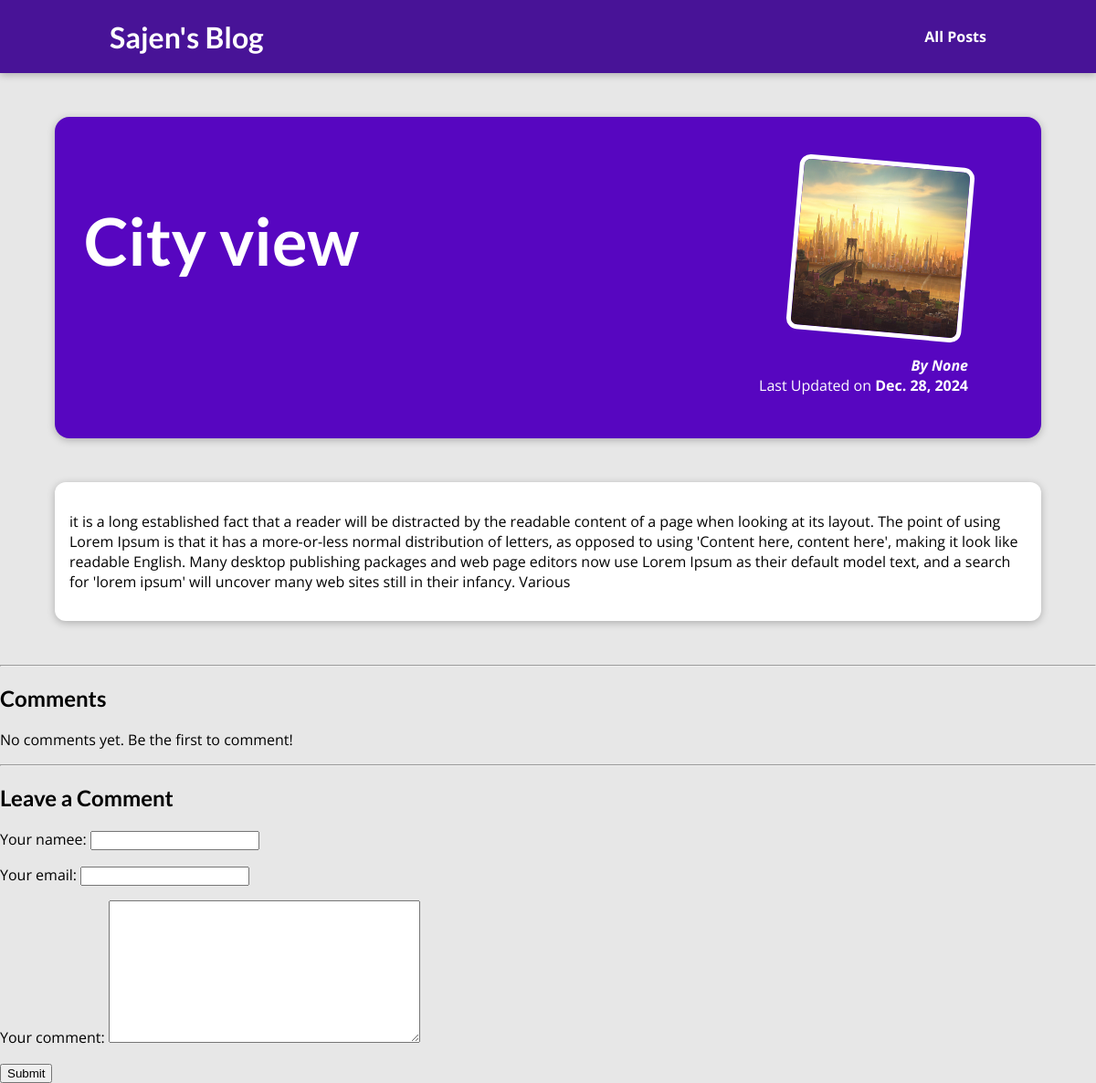
The app's page /posts/city-view, older data.
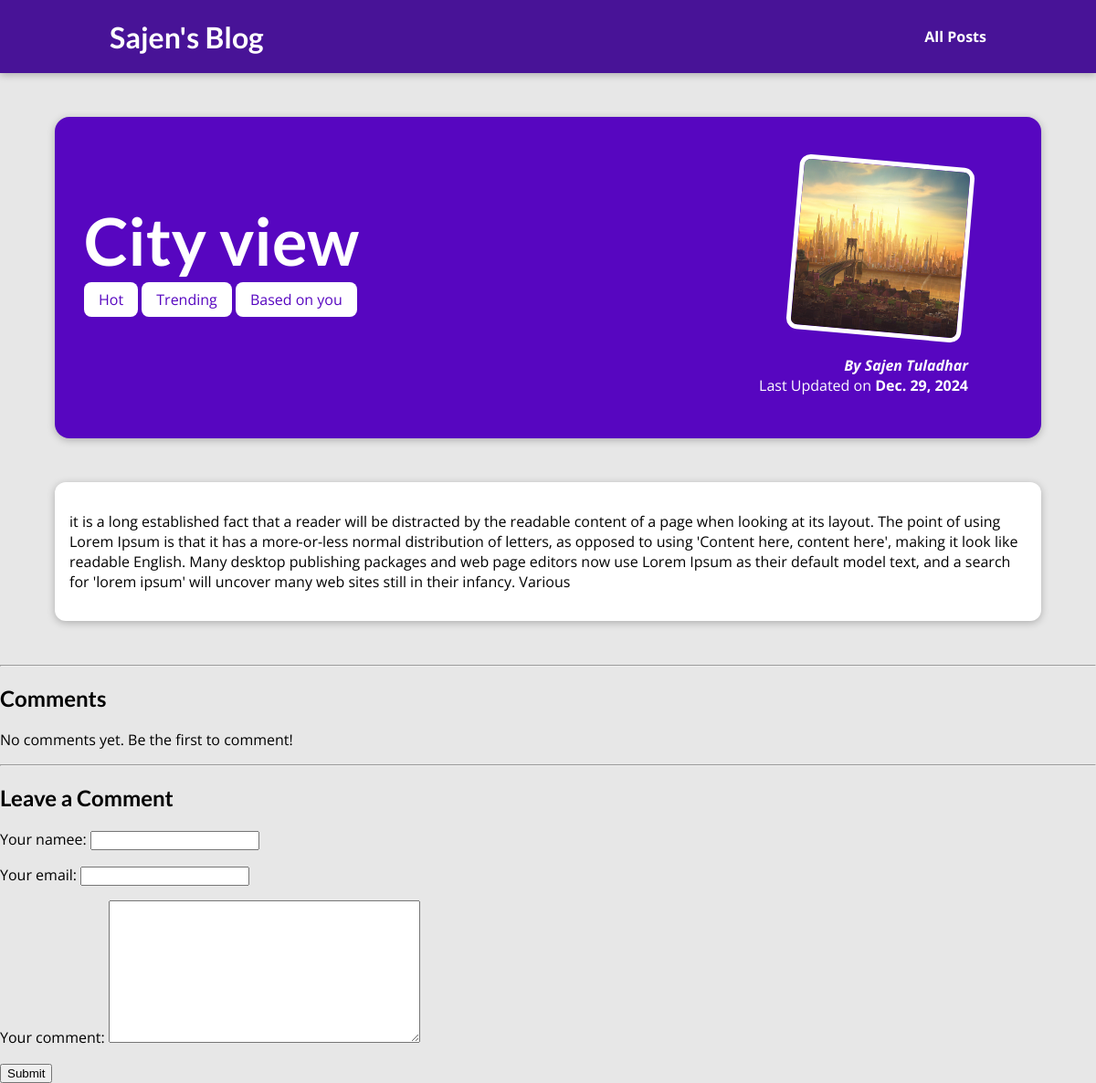
The same page, newer data.
### Blog/models.py (models this page shows, shortened)
class Posts(models.Model):
    title= models.CharField(max_length=100)
    excerpt= models.CharField(max_length=200)
    image_name= models.CharField(max_length=100)
    date= models.DateField(auto_now=True)
    slug=models.SlugField(unique=True)
    content=models.TextField(validators=[MinLengthValidator(50)])
    author=models.ForeignKey(Author,on_delete=models.SET_NULL,related_name="posts",null=True)
    tags= models.ManyToManyField(Tag)

class Tag(models.Model):
    Caption= models.CharField(max_length=40)

class Author(models.Model):
    first_name= models.CharField(max_length=30)
    last_name=models.CharField(max_length=30)
    E_mail=models.EmailField()
    def __str__(self):
        return f"{self.first_name} {self.last_name}"

### Blog/views.py (the view)
# urls.py: path("posts/<slug:slug>",views.post_details,name="post-detail-page") #takes dynamic value (my-first-post)
def post_details(request, slug):
    identified_post = get_object_or_404(Posts, slug=slug)
    if request.method == "POST":
        comment_form = CommentForm(request.POST)
        if comment_form.is_valid():
            new_comment = comment_form.save(commit=False)
            new_comment.post = identified_post  # Link the comment to the current post
            new_comment.save()  # Save the comment
            return redirect("post-detail-page", slug=slug)  # Redirect to the same page to avoid duplicate submissions
    else:
        comment_form = CommentForm()
    comments = identified_post.comment.all()
    return render(request, "blog/post-detail.html", {
        "post": identified_post,
        "post_tags": identified_post.tags.all(),
        "form": comment_form,
        "comments": comments,
    })

### Blog/forms.py
class CommentForm(forms.ModelForm):
    class Meta:
        model = Comment
        exclude = ["post"]
        labels = {
            "user_name":"Your namee",
            "user_email":"Your email",
            "text": "Your comment"
        }

### Blog/templates/blog/post-detail.html (shortened to what this page needs)
{% extends "base.html" %}
{% load static %}
{% block css %}
  <link rel="stylesheet" href="{% static "blog/post-details.css" %}" />
{% endblock %}
{% block content %}
<section id="summary">
    <h2>{{ post.title }}</h2>
    <div>
        {% for tag in post_tags %}
            <span class="tag">{{ tag.Caption }}</span>
        {% endfor %}
    </div>
    <article>
        <img src="{% static "blog/images/"|add:post.image_name %}" alt="{{ post.title }}" />
        <address>By <a href="mailto:{{ post.author.E_mail }}">{{ post.author }}</a></address>
        <div>
            Last Updated on <time>{{ post.date }}</time>
        </div>
    </article>
</section>
<main>
    {{ post.content|linebreaks }}
</main>
<hr />
<section id="comments">
    <h2>Comments</h2>
    {% if comments %}
        <ul>
            {% for comment in comments %}
                <li>
                    <p><strong>{{ comment.user_name }}</strong> ({{ comment.user_email }})</p>
                    <p>{{ comment.text }}</p>
                </li>
            {% endfor %}
        </ul>
    {% else %}
        <p>No comments yet. Be the first to comment!</p>
    {% endif %}
</section>
<hr />
<section id="add-comment">
    <h2>Leave a Comment</h2>
    <form method="POST">
        {{ form.as_p }}
        <button type="submit">Submit</button>
    </form>
</section>
{% endblock %}

### Templates/base.html (shortened to what this page needs)
{%load static%}
<!DOCTYPE html>
<html>
    <head>
        <link rel="stylesheet" href="{% static "apps.css" %}">
        {%block css%} {%endblock%}
    </head>
    <body>
        <header id="main-navigation">
            <h1><a href="{%url "main-page"%}">Sajen's Blog</a></h1>
            <nav>
              <a href="{%url "posts-page"%}">All Posts</a>
            </nav>
          </header>
        {%block content%} {%endblock%}
    </body>
</html>

### static/apps.css (style rules this page uses)
* { box-sizing: border-box; }
html { font-family: 'Open Sans', 'Lato', sans-serif; }
body { margin: 0; }
h1, h2, h3 { font-family: 'Lato', sans-serif; font-weight: bold; }
#main-navigation { width: 100%; height: 5rem; display: flex; justify-content: space-between; align-items: center; padding: 0 10%; position: absolute; top: 0; left: 0; }
#main-navigation a { text-decoration: none; color: white; font-weight: bold; }

### Blog/static/blog/post-details.css (style rules this page uses)
body { background-color: #e7e7e7; }
#main-navigation { background-color: #481397; box-shadow: 0 2px 8px rgba(0, 0, 0, 0.25); }
#summary { margin: 8rem auto 3rem auto; padding: 2rem; width: 90%; max-width: 90rem; border-radius: 16px; background-color: #5706c0; position: relative; box-shadow: 0 2px 8px rgba(0, 0, 0, 0.25); height: 22rem; }
#summary h2 { color: white; font-size: 4.5rem; margin-bottom: 0.70rem; }
#summary article { position: absolute; top: 2rem; right: 3rem; padding: 1rem 2rem; border-radius: 12px; text-align: right; color: white; }
#summary article img { width: 12rem; height: 12rem; border-radius: 12px; transform: rotateZ(5deg); border: 5px solid white; margin-bottom: 1rem; }
#summary address { font-weight: bold; }
#summary a { color:white; text-decoration: none; }
#summary time { font-weight: bold; }
main { width: 90%; max-width: 90rem; margin: 3rem auto; background-color: white; padding: 1rem; border-radius: 12px; box-shadow: 0 2px 8px rgba(0, 0, 0, 0.25); }
.tag { background-color: white; color:#5706c0; padding: 0.5rem 1rem; border-radius: 8px; }

Row changes from the older to the newer data that the page shows:
changed Posts "City view": author "None" → "Sajen Tuladhar"; date "Dec. 28, 2024" → "Dec. 29, 2024"
added Tag: Caption "Hot"
added Tag: Caption "Trending"
added Tag: Caption "Based on you"
